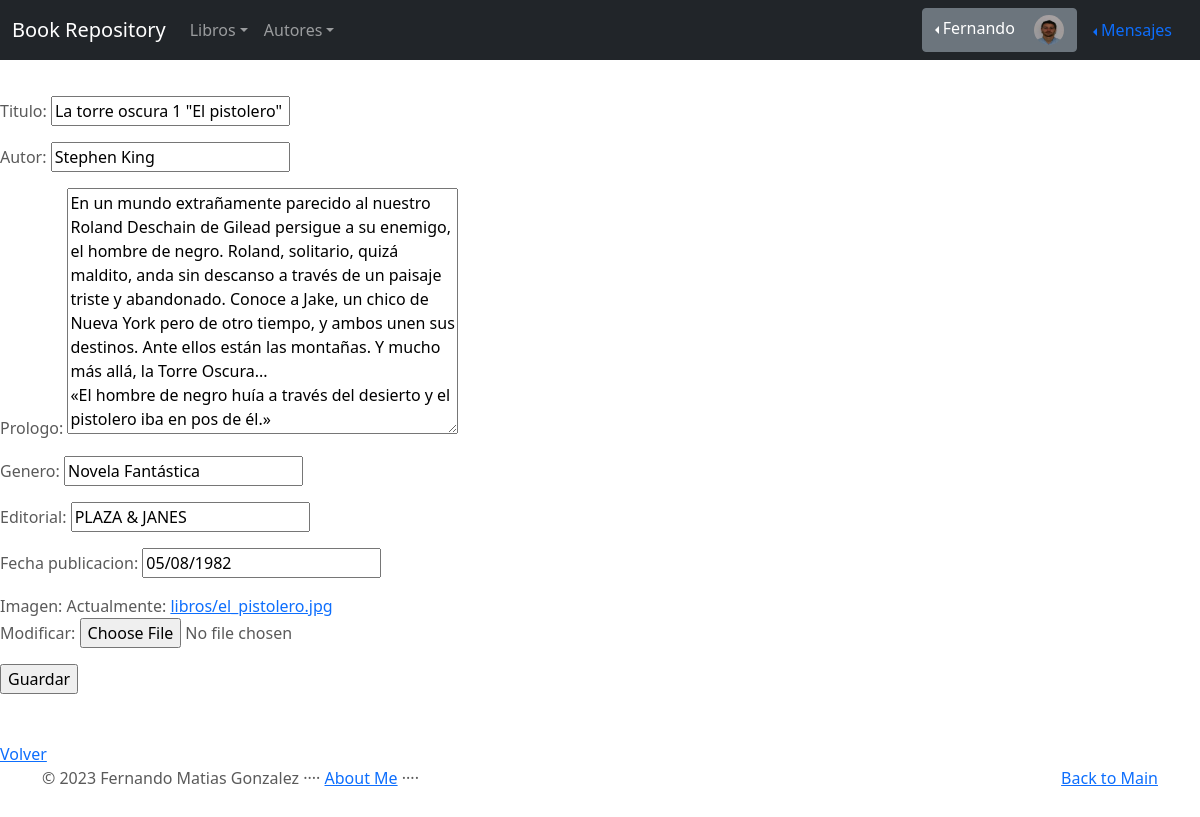
/libro/1/update (signed in), run on the app's committed database.
### BookRepository/models.py (models this page shows, shortened)
class Profile(models.Model):
    user = models.OneToOneField(to=User, on_delete=models.CASCADE, related_name="profile")
    imagen = models.ImageField(upload_to="profiles")

class Libro(models.Model):
    titulo = models.CharField(max_length=150)
    autor = models.CharField(max_length=100)
    prologo = models.TextField(max_length=500)
    genero = models.CharField(max_length=50)
    editorial = models.CharField(max_length=100)
    fecha_publicacion = models.DateField()
    publisher = models.ForeignKey(to=User, on_delete=models.CASCADE, related_name="publisher")
    imagen = models.ImageField(upload_to="libros")
    creacion = models.DateTimeField(auto_now_add = True)

### BookRepository/views.py (the view, shortened to what this page needs)
# urls.py: path('libro/<pk>/update', LibroUpdate.as_view(), name="libro-update"),
class LibroUpdate(LoginRequiredMixin, UserPassesTestMixin, UpdateView):
    model = Libro
    success_url = reverse_lazy("libro-list")
    fields = ['titulo','titulo','autor','prologo','genero','editorial','fecha_publicacion','imagen']
    def test_func(self):
        user_id = self.request.user.id
        libro_id = self.kwargs.get('pk')
        return Libro.objects.filter(publisher=user_id, id=libro_id).exists()

### BookRepository/templates/BookRepository/libro_form.html (shortened to what this page needs)
{% extends "BookRepository/base.html" %}
{% block main %}
<br>
<form method="POST" enctype="multipart/form-data">
    {{form.as_p}}
    <input type="submit" value="Guardar">
</form>
<br>
<a href="javascript:history.back()"> Volver</a>
{% endblock %}

### BookRepository/templates/BookRepository/base.html (shortened to what this page needs)
<!DOCTYPE html>
<html lang="es">
<head>
    {% load static %}
<link href="{% static 'BookRepository/css/bootstrap.min.css' %}" rel="stylesheet">
    <link href="{% static 'BookRepository/css/carousel.css' %}" rel="stylesheet">
</head>
  <body>
    <header>
      <nav class="navbar navbar-expand-md navbar-dark fixed-top bg-dark">
        <div class="container-fluid">
          <a class="navbar-brand" href="{% url 'index' %}">Book Repository</a>
          <div class="collapse navbar-collapse" id="navbarCollapse">
            <ul class="navbar-nav me-auto mb-2 mb-md-0">
              <li class="nav-item">
                <li class="nav-item dropdown">
                    <a class="nav-link dropdown-toggle" data-bs-toggle="dropdown" href="#" role="button" aria-expanded="false">Libros</a>
                </li>
                <li class="nav-item dropdown">
                    <a class="nav-link dropdown-toggle" data-bs-toggle="dropdown" href="#" role="button" aria-expanded="false">Autores</a>
                </li>
              </li>
            </ul>
                        {% if user.is_authenticated %}
                        <div class="btn-group dropstart" >
                          <a class="btn btn-secondary dropdown-toggle" data-bs-toggle="dropdown" href="#" role="button" aria-expanded="false">{{user.username}}
                              {% if user.profile.imagen %}
                              <img src="{{user.profile.imagen.url}}" height="30px" width="30px" style="border-radius: 50%; margin-left:15px">
                              {% endif %}
                          </a>
                        </div>
                        {% endif %}
                          <li class="btn-group dropstart">
                            <a class="nav-link dropdown-toggle" data-bs-toggle="dropdown" href="#" role="button" aria-expanded="false">Mensajes</a>
                          </li>
          </div>
        </div>
      </nav>
    </header>
    {% block main %}{% endblock %}
<div id="footer">
  <footer class="container">
    <p class="float-end"><a href="{% url 'index' %}">Back to Main</a></p>
    <p>© 2023 Fernando Matias Gonzalez   ····   <a href="{% url 'about_me' %}">About Me</a>   ····</p>
  </footer>
</div>
  </body>
</html>

### BookRepository/static/BookRepository/css/carousel.css (style rules this page uses)
body { padding-top: 3rem; padding-bottom: 3rem; color: #5a5a5a; }

### data on the page
Libro: titulo "La torre oscura 1 \"El pistolero\"", autor "Stephen King", prologo "En un mundo extrañamente parecido al nuestro Roland Deschain de Gilead persigue a su enemigo, el hombre de negro. Roland, solitario, quizá maldito, anda sin descanso a través de un paisaje triste y abandonado. Conoce a Jake, un chico de Nueva York pero de otro tiempo, y ambos unen sus destinos. Ante ellos están las montañas. Y mucho más allá, la Torre Oscura... «El hombre de negro huía a través del desierto y el pistolero iba en pos de él.»", genero "Novela Fantástica", editorial "PLAZA & JANES", fecha_publicacion "05/08/1982"

### other printed values
{{ user.username }} "Fernando"
